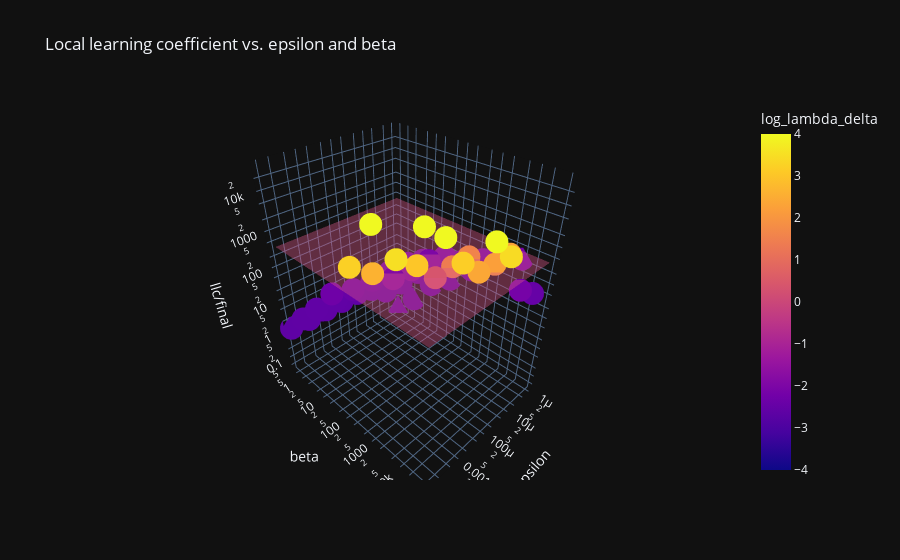

The notebook cell this image was saved under:
### Code cell
# Plotting with options:
# All plotly express options are supported.
analyzer.plot(template="plotly_dark", true_lambda=400, num_last_steps_to_average=50)
